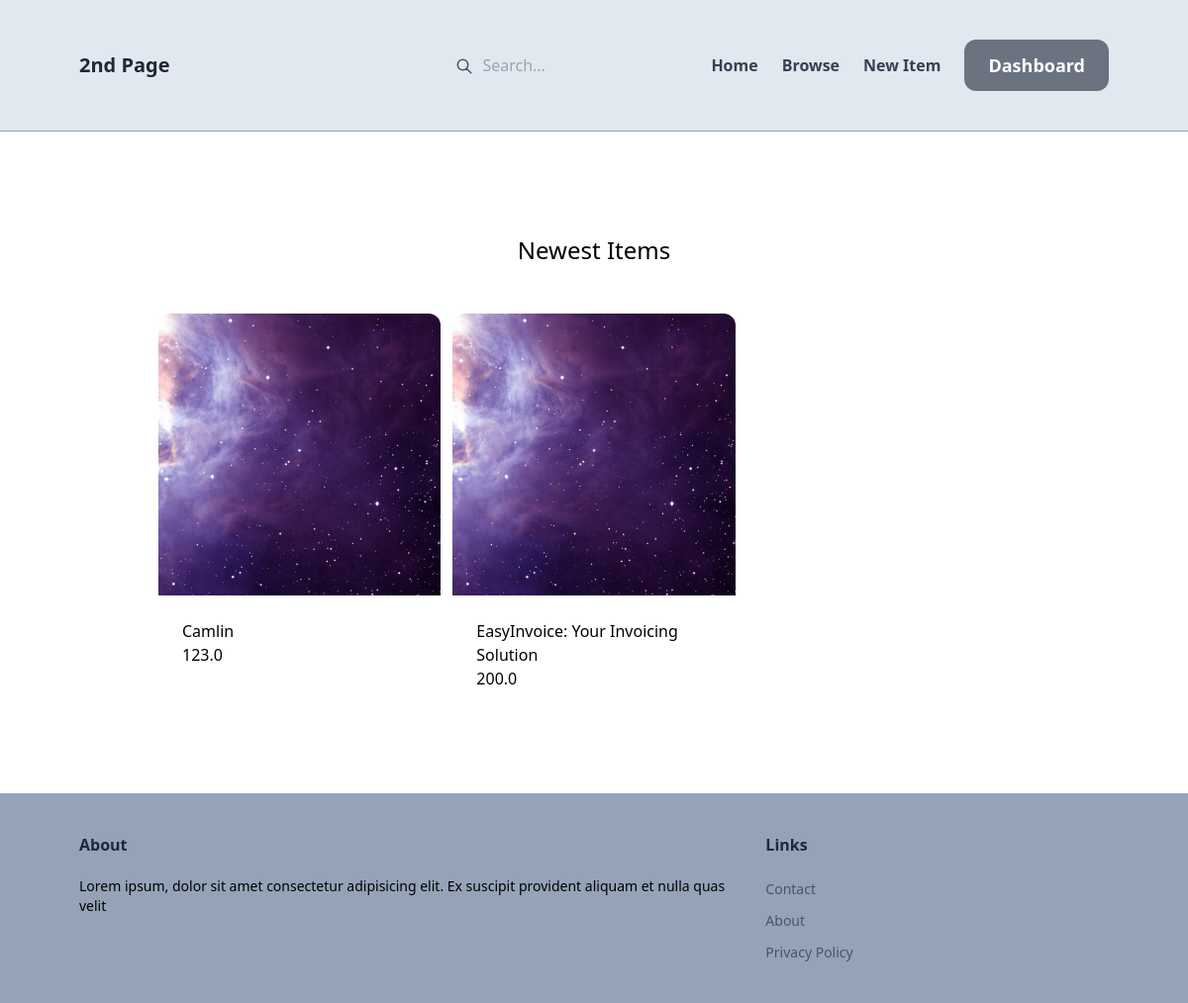
The app's page / (signed in) with its own data.
### item/models.py (models this page shows)
class Item(models.Model):
    category = models.ForeignKey(Category, related_name='items', on_delete=models.CASCADE)
    name = models.CharField(max_length=250)
    description = models.TextField(blank=True,null=True)
    price = models.FloatField()
    image = models.ImageField(upload_to='item_images', blank=True,null=True,height_field=None, width_field=None, max_length=None)
    is_sold = models.BooleanField(default=False)
    created_by = models.ForeignKey(User,related_name='items',on_delete=models.CASCADE)
    created_at = models.DateTimeField(auto_now_add=True)

### core/views.py (the view)
# urls.py: path('',views.index,name='index'),
def index(request):
    items = Item.objects.filter(is_sold=False)[0:6]
    categories = Category.objects.all()
    return render(request,'core/index.html',{
        'categories':categories,
        'items':items,
    })

### core/templates/core/index.html (shortened to what this page needs)
{% extends "core/base.html" %}
{% block content %}
    <div class="mt-6 px-20 py-10 bg-grey-100 rounded-xl">
        <h2 class="mb-12 text-2xl text-center">Newest Items</h2>
        <div class="grid grid-cols-3 gap-3">
            {% for item in items %}
                <div>
                    <a href="{% url 'item:detail' item.id %}">
                        <div>
                            <img src="{{ item.image.url }}" class="rounded-t-xl">
                        </div>
                        <div class="p-6 bg-white rounded-b-xl">
                            <h2>{{ item.name }}</h2>
                            <p>{{item.price}}</p>
                        </div>
                    </a>
                </div>
            {% endfor %}
        </div>
    </div>
{% endblock %}

### records on screen
Item: image (picture), name "Camlin", price "123.0"
Item: image (picture), name "EasyInvoice: Your Invoicing Solution", price "200.0"
